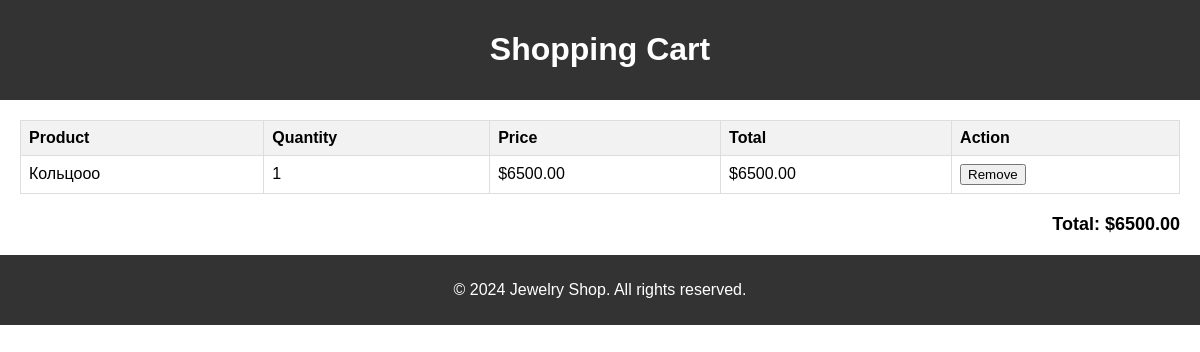
The app's page /cart/ (signed in) with its own data.
### store/models.py (models this page shows, shortened)
class CartItem(models.Model):
    cart = models.ForeignKey(Cart, related_name='items', on_delete=models.CASCADE)
    product = models.ForeignKey(Product, on_delete=models.CASCADE)
    quantity = models.PositiveIntegerField(default=1)
    def get_total_price(self):
        return self.product.price * self.quantity

class Product(models.Model):
    name = models.CharField(max_length=200)
    slug = models.SlugField(unique=True)
    description = models.TextField(blank=True)
    price = models.DecimalField(max_digits=10, decimal_places=2)
    category = models.ForeignKey(Category, related_name='products', on_delete=models.CASCADE)
    image = models.ImageField(upload_to='products/', blank=True, null=True)

class Cart(models.Model):
    user = models.ForeignKey(settings.AUTH_USER_MODEL, on_delete=models.CASCADE, null=True, blank=True)
    created_at = models.DateTimeField(auto_now_add=True)
    def get_total_price(self):
        return sum(item.get_total_price() for item in self.items.all())

### store/views.py (the view)
# urls.py: path('cart/', cart_detail, name='cart_detail'),
def cart_detail(request):
    cart, created = Cart.objects.get_or_create(user=request.user, defaults={'user': request.user})
    return render(request, 'cart.html', {'cart': cart})

### store/templates/cart.html (shortened to what this page needs)
<!DOCTYPE html>
<html lang="en">
<head>
</head>
<body>
    <header>
        <h1>Shopping Cart</h1>
    </header>
    <div class="container">
        {% if cart.items.all %}
            <table>
                <thead>
                    <tr>
                        <th>Product</th>
                        <th>Quantity</th>
                        <th>Price</th>
                        <th>Total</th>
                        <th>Action</th>
                    </tr>
                </thead>
                <tbody>
                    {% for item in cart.items.all %}
                    <tr>
                        <td>{{ item.product.name }}</td>
                        <td>{{ item.quantity }}</td>
                        <td>${{ item.product.price }}</td>
                        <td>${{ item.get_total_price }}</td>
                        <td>
                            <form method="POST" action="{% url 'remove_from_cart' slug=item.product.slug %}">
                                <button type="submit">Remove</button>
                            </form>
                        </td>
                    </tr>
                    {% endfor %}
                </tbody>
            </table>
            <div class="total">
                <strong>Total: ${{ cart.get_total_price }}</strong>
            </div>
        {% else %}
            <p>Your cart is empty.</p>
        {% endif %}
    </div>
    <footer>
        <p>&copy; 2024 Jewelry Shop. All rights reserved.</p>
    </footer>
</body>
</html>

### store/templates/cart.html (style rules this page uses)
body { font-family: Arial, sans-serif; margin: 0; padding: 0; }
header, footer { background-color: #333; color: white; text-align: center; padding: 10px 0; }
.container { margin: 20px; }
table { width: 100%; border-collapse: collapse; margin-top: 20px; }
table, th, td { border: 1px solid #ddd; text-align: left; padding: 8px; }
th { background-color: #f2f2f2; }
.total { text-align: right; margin-top: 20px; font-size: 18px; }

### records on screen
CartItem: product.name "Кольцооо", quantity "1", product.price "6500.00", get_total_price "6500.00"
Cart: get_total_price "6500.00"
